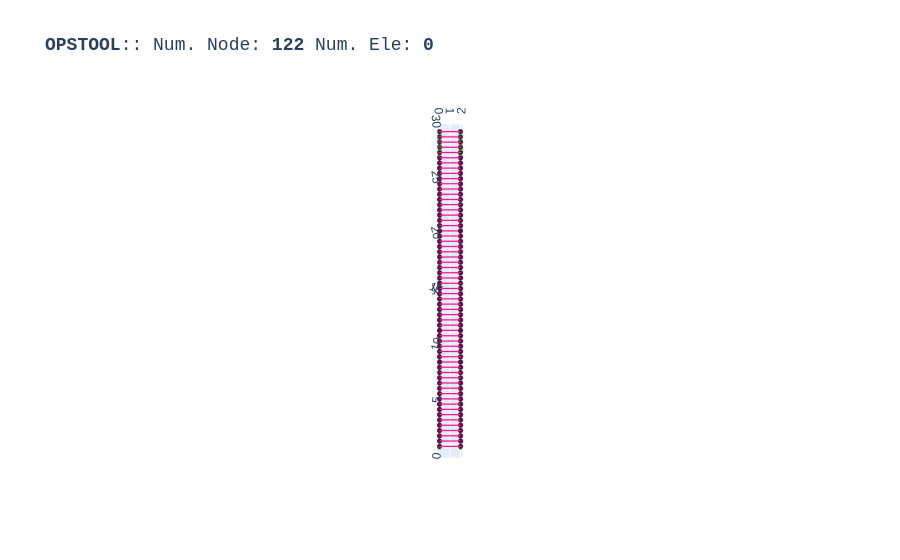

The code cell stored with this chart in its notebook:
### Code cell
opst.vis.plotly.plot_model(show_node_numbering=False, show_ele_numbering=False, show_nodal_loads = False)
